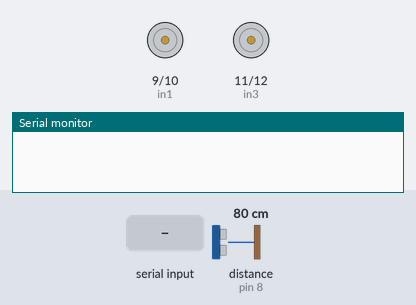
Recording of a sketch running on a simulated Arduino Uno, built with avr-gcc and run on an emulated ATmega328P. Shown: motor-driver pin pairs drawn as motors (green arrow = first pin HIGH = forward, orange = second pin HIGH = backward, longer = more drive), the last lines printed to the serial monitor. Wiring (inferred from the names in the program): ultrasonic range finder: trigger pin 7; echo pin 8. Inputs (shaded band) come from the test bench; at power-on: distance to the obstacle (sensor on pin 8) 80 cm. The echo pulse lasts 58.3 µs per cm.

Above: at 1.2 s.
1.3 s: "ahead" received over the second serial link
At 2.9 s:
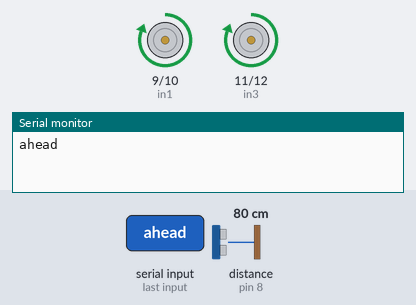
3.8 s: "go back" received over the second serial link
At 6.0 s:
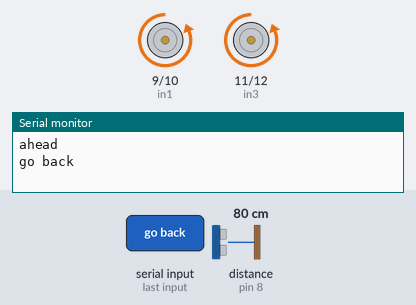
6.3 s: "turn right" received over the second serial link
At 8.1 s:
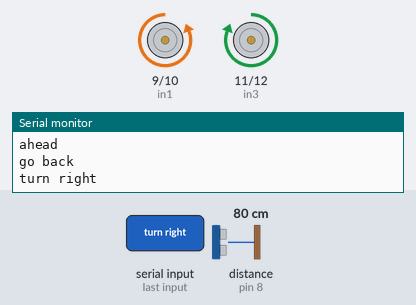
Timing chart, 0 to 9.6 s (numbered marks = the images above; inputs shaded):
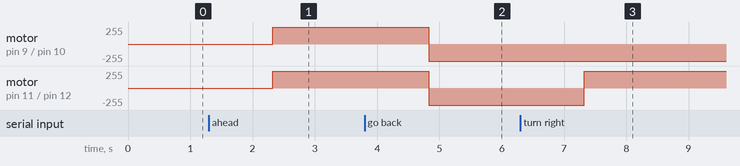

Measured:
- after the input at 1.3 s, motor on pin 9 (in1) / pin 10 (in2), motor on pin 11 (in3) / pin 12 (in4): stopped → forward 255/255 after 1.0 s
- after the input at 3.8 s, motor on pin 9 (in1) / pin 10 (in2), motor on pin 11 (in3) / pin 12 (in4): forward 255/255 → backward 255/255 after 1.0 s
- after the input at 6.3 s, motor on pin 11 (in3) / pin 12 (in4): backward 255/255 → forward 255/255 after 1.0 s

The sketch:

voice_controlled_car_unocode.ino
```cpp
#include <SoftwareSerial.h>
int RX_pin =2;
int TX_pin =3;
SoftwareSerial BTserial(RX_pin, TX_pin);
String BTdata;
String UNOdata;
const int trigPin = 7;
const int echoPin = 8;
int in1 = 9; //For motor 1
int in2 = 10;
int in3 = 11; //For motor 2
int in4 =12;
int duration;
int distance;


void setup() {
  Serial.begin(9600);
  BTserial.begin(9600);
  pinMode(in1,  OUTPUT);
  pinMode(in2, OUTPUT);
  pinMode(in3,  OUTPUT);
  pinMode(in4, OUTPUT);
  pinMode(trigPin, OUTPUT);
  pinMode(echoPin, INPUT);

}

void loop() {

  // put your main code here, to run repeatedly:
  digitalWrite(trigPin, LOW);
  delayMicroseconds(2);
  digitalWrite(trigPin, HIGH);
  delayMicroseconds(10);
  digitalWrite(trigPin,LOW);

  duration = pulseIn(echoPin, HIGH);
  distance = duration*0.034/2;
  //Serial.println(distance);


  if(BTserial.available())
  {
    BTdata = BTserial.readString();
    Serial.println(BTdata);
    BTserial.print("You sended me:");
    BTserial.println(BTdata);

   }

   if(Serial.available()) {
    UNOdata = Serial.readString();
    BTserial.println(UNOdata);
    }

  if(BTdata == "ahead" or BTdata == "front" or BTdata == "move ahead"){
    digitalWrite(in1, HIGH);
    digitalWrite(in2, LOW);
    digitalWrite(in3, HIGH);
    digitalWrite(in4, LOW);
    }

  if(BTdata == "go back" or BTdata == "move back" or BTdata == "back"){
    digitalWrite(in1, LOW);
    digitalWrite(in2, HIGH);
    digitalWrite(in3, LOW);
    digitalWrite(in4, HIGH);
    }

   if(BTdata == "turn right" or BTdata == "right" or BTdata == "move right"){
    digitalWrite(in1, LOW);
    digitalWrite(in2, HIGH);
    digitalWrite(in3, HIGH);
    digitalWrite(in4, LOW);
    delay(3000);
    digitalWrite(in1, LOW);
    digitalWrite(in2, LOW);
    digitalWrite(in3, LOW);
    digitalWrite(in4, LOW);

    }
  if(BTdata == "turn left" or BTdata == "left" or BTdata == "move left"){
    digitalWrite(in1, HIGH);
    digitalWrite(in2, LOW);
    digitalWrite(in3, LOW);
    digitalWrite(in4, HIGH);
    delay(3000);
    digitalWrite(in1, LOW);
    digitalWrite(in2, LOW);
    digitalWrite(in3, LOW);
    digitalWrite(in4, LOW);
    }

   if(BTdata == "stop"){
    digitalWrite(in1, LOW);
    digitalWrite(in2, LOW);
    digitalWrite(in3, LOW);
    digitalWrite(in4, LOW);
    }

    if(distance<=5){
    digitalWrite(in1, LOW);
    digitalWrite(in2, LOW);
    digitalWrite(in3, LOW);
    digitalWrite(in4, LOW);
    }


//Serial.println(BTdata);
}

//code is officially written by NAMAN SHARMA
```
